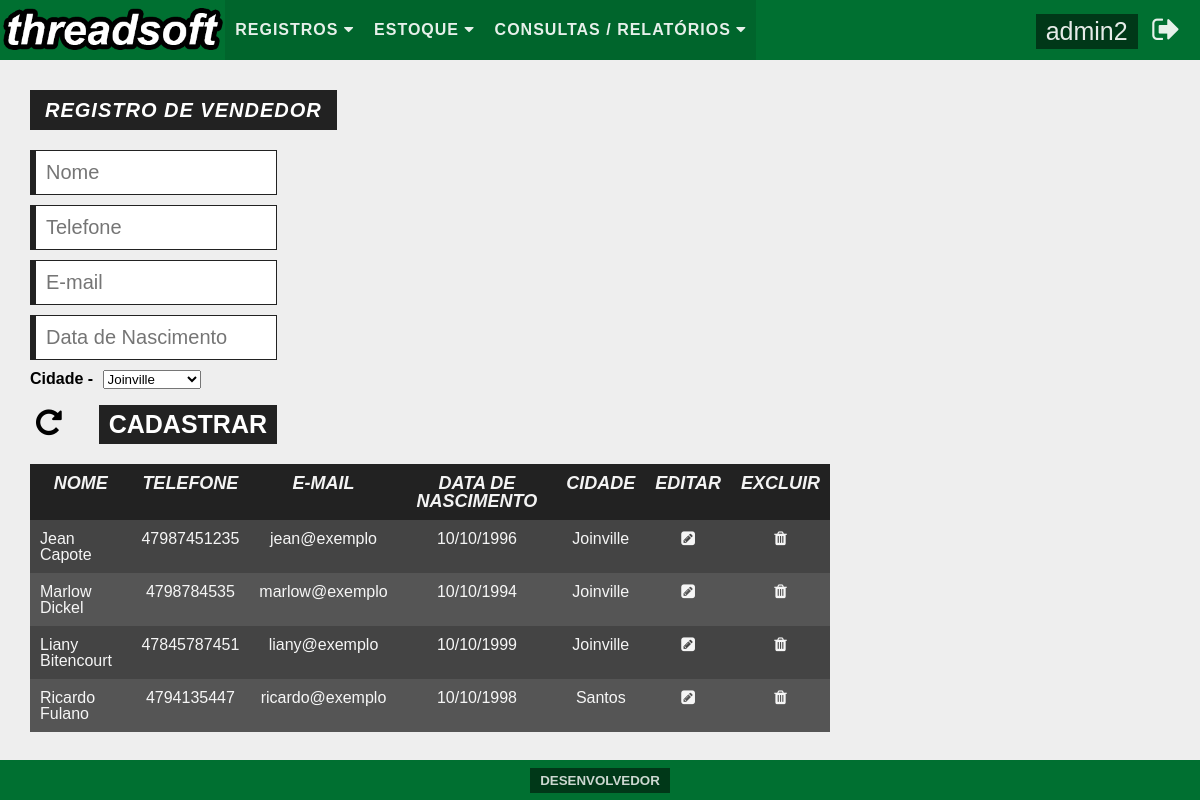
The app's page /pages/main.php?folder=system/seller/&file=fmadd_seller&ext=php (signed in) with its own data.
### tables this page shows
CREATE TABLE `users` (
  `id` tinyint(2) UNSIGNED ZEROFILL NOT NULL COMMENT 'Este campo serve como identificador único para usuário.',
  `username` varchar(20) NOT NULL COMMENT 'Este campo é destinado a armazenar o nome de usuário.',
  `password` char(32) NOT NULL COMMENT 'Este campo é a armazenar a senha para o usuário.',
  `email` varchar(100) NOT NULL COMMENT 'Este campo é destinado a armazanar o e-mail do usuário.'
);

CREATE TABLE `sellers` (
  `id` int(3) UNSIGNED ZEROFILL NOT NULL COMMENT 'Identificador único de vendedor.',
  `cities_id` tinyint(3) UNSIGNED ZEROFILL NOT NULL COMMENT 'Identificador de cidade onde o vendedor atua.',
  `name` varchar(45) NOT NULL COMMENT 'Nome do vendedor.',
  `email` varchar(100) NOT NULL COMMENT 'E-mail de vendedor.',
  `phone` bigint(20) NOT NULL COMMENT 'Telefone de vendedor.',
  `birth_date` date NOT NULL COMMENT 'Data de nascimento do vendedor.'
);

CREATE TABLE `cities` (
  `id` tinyint(3) UNSIGNED ZEROFILL NOT NULL COMMENT 'Identificador único de cidade.',
  `states_id` tinyint(2) UNSIGNED ZEROFILL NOT NULL COMMENT 'Identificador de estado onde a cidade se localiza.',
  `name` varchar(45) NOT NULL COMMENT 'Nome de cidade.'
);

### php/dboperations.php (called while the page is built, shortened)
<?php
  function converterData( $data ){
    if ( ! strstr( $data, '/' ) )
    {
            sscanf( $data, '%d-%d-%d', $y, $m, $d );
            return sprintf( '%d/%d/%d', $d, $m, $y );
    }
    else
    {
            sscanf( $data, '%d/%d/%d', $d, $m, $y );
            return sprintf( '%d-%d-%d', $y, $m, $d );
    }
    return false;
  }
?>

### pages/system/seller/fmadd_seller.php (the view)
<div id="contentSingleAdd">
  <h1>Registro de Vendedor</h1><br>
  <div>
    <form action="?folder=system/seller/&file=add_seller&ext=php" method="post">
      <input type="text" name="txtname" maxlength="45" placeholder="Nome"><br>
      <input type="text" name="txtphone" maxlength="20" placeholder="Telefone"><br>
      <input type="text" name="txtemail" maxlength="60" placeholder="E-mail"><br>
      <input type="text" name="txtbirthdate" maxlength="10" placeholder="Data de Nascimento"><br>
      <?php
        $sql_sel_cities = "SELECT name,id FROM cities";
        $sql_sel_cities_preparado = $conexaobd -> prepare($sql_sel_cities);
        $sql_sel_cities_preparado -> execute();
      ?>
      <span class="seltitle">Cidade - </span><select class="frmselect" name="selcity">
        <?php
          if($sql_sel_cities_preparado->rowCount()>0){
            while($sql_sel_cities_dados = $sql_sel_cities_preparado->fetch()){
        ?>
        <option value="<?php echo $sql_sel_cities_dados['id'] ?>"><?php echo $sql_sel_cities_dados['name'] ?></option>
        <?php
            }
          }else{
        ?>
        <tr>
          <option>Não há cidades registradas</option>
        </tr>
        <?php
          }
        ?>
      </select><br><br>
      <button type="reset" name="btnclean"><i class="fa fa-repeat" aria-hidden="true"></i></button>
      <button type="submit" name="btnsend">Cadastrar</button>
    </form>
  </div>
  <div>
    <table>
      <?php
        $sql_sel_sellers = "SELECT
                              sellers.id,
                              sellers.name AS sellers_name,
                              sellers.phone,
                              sellers.email,
                              sellers.birth_date,
                              cities.name AS cities_name
                            FROM sellers INNER JOIN cities ON cities.id = sellers.cities_id";
        $sql_sel_sellers_preparado = $conexaobd->prepare($sql_sel_sellers);
        $sql_sel_sellers_preparado->execute();
      ?>
      <thead>
        <tr>
          <th>Nome</th>
          <th>Telefone</th>
          <th>E-mail</th>
          <th>Data de Nascimento</th>
          <th>Cidade</th>
          <th>Editar</th>
          <th>Excluir</th>
        </tr>
      </thead>
      <tbody>
        <?php
          if($sql_sel_sellers_preparado->rowCount()>0){
            while($sql_sel_sellers_dados = $sql_sel_sellers_preparado->fetch()){
        ?>
        <tr>
          <td><?php echo $sql_sel_sellers_dados['sellers_name']; ?></td>
          <td><?php echo $sql_sel_sellers_dados['phone']; ?></td>
          <td><?php echo $sql_sel_sellers_dados['email']; ?></td>
          <?php $sql_sel_sellers_dados['birth_date'] = converterData($sql_sel_sellers_dados['birth_date']) ?>
          <td><?php echo $sql_sel_sellers_dados['birth_date']; ?></td>
          <td><?php echo $sql_sel_sellers_dados['cities_name']; ?></td>
          <td><a href="?folder=system/seller/&file=fmalt_seller&ext=php&id=<?php echo $sql_sel_sellers_dados['id'] ?>"><i class="fa fa-pencil-square" aria-hidden="true"></i></a></td>
          <td><a href="?folder=system/seller/&file=del_seller&ext=php&id=<?php echo $sql_sel_sellers_dados['id'] ?>"><i class="fa fa-trash" aria-hidden="true"></i></a></td>
        </tr>
        <?php
            }
          }else{
        ?>
        <tr>
          <td align="center" colspan="7">Não há registros. </td>
        </tr>
        <?php
          }
        ?>
      </tbody>
    </table>
  </div>
</div>

### pages/main.php (shortened to what this page needs)
<!DOCTYPE html>
<?php
  include "../security/database/dbconnect.php";
  include "../php/dboperations.php";
?>
<html>
  <head>
    <link rel="stylesheet" href="../css/reset.css">
    <link rel="stylesheet" href="../css/style.css">
    <link rel="stylesheet" href="../css/font-awesome-4.6.3/css/font-awesome.min.css">
  </head>
  <body>
    <header>
      <nav id="headerMenu">
        <a href="?folder=/&file=initial&ext=php"><img src="../img/logo.png" id="menuLogo"/></a>
        <ul id="menuList">
          <li class="dropdown">
               <a href="#" class="dropbtn">Registros <i class="fa fa-caret-down" aria-hidden="true"></i></a>
             </li><li class="dropdown">
            <a href="#" class="dropbtn">Estoque <i class="fa fa-caret-down" aria-hidden="true"></i></a>
          </li><li class="dropdown">
            <a href="#" class="dropbtn">Consultas / Relatórios <i class="fa fa-caret-down" aria-hidden="true"></i></a>
          </li>
        </ul>
        <div id="menuUser">
          <?php
            $sql_sel_users = "SELECT username, id FROM users WHERE id = ".$_SESSION['idUsuario'];
            $sql_sel_users_preparado = $conexaobd -> prepare($sql_sel_users);
            $sql_sel_users_preparado -> execute();
            $sql_sel_users_dados = $sql_sel_users_preparado -> fetch();
          ?>
          <a href="?folder=system/user/&file=fmalt_user&ext=php&id=<?php echo $sql_sel_users_dados['id'] ?>"><?php echo $sql_sel_users_dados['username'] ?></a>
          <a href="../security/authentication/logout_authentication.php"><i class="fa fa-sign-out" aria-hidden="true"></i></a>
        </div>
      </nav>
    </header>
    <?php
      if(isset($_GET['folder'])&&isset($_GET['file'])&&isset($_GET['ext'])){
        if(!include $_GET['folder'].$_GET['file'].".".$_GET['ext']){
          echo "<h1>Página não encontrada!</h1>";
        }
      }else{
        include "initial.php";
      }
    ?>
    <footer>
      <button onclick="openModal()" id="openModal">Desenvolvedor</button>
    </footer>
  </body>
</html>

### css/style.css (style rules this page uses)
body { background: #eee; }
#headerMenu { background: #007031; height: 60px; -webkit-user-select: none; width: 100%; margin-bottom: 20px; }
#menuLogo { display: inline-block; float: left; height: 80%; margin-top: 5px; }
#menuList { display: inline-block; float: left; }
#menuList > li { background: rgba(0,0,0, 0.1); color: rgba(255,255,255,0.7); display: inline-block; font-family: Arial, sans-serif; font-weight: bold; line-height: 60px; padding-left: 10px; padding-right: 10px; text-transform: uppercase; }
li a, .dropbtn { color: rgba(255,255,255,0.9); letter-spacing: 1px; text-decoration: none; }
li.dropdown { display: inline-block; }
#menuUser { float: right; font-family: Arial, sans-serif; margin-right: 20px; }
#menuUser > a { color: rgba(255,255,255,0.9); font-size: 25px; text-decoration: none; }
#menuUser > a:first-of-type { background: rgba(0,0,0,0.5); display: inline-block; padding: 5px 10px 5px 10px; }
#menuUser > a:last-of-type { font-size: 30px; line-height: 60px; margin-left: 10px; }
footer { background: #007031; bottom: 0; font-size: 14px; height: 40px; font-family: Arial, sans-serif; text-align: center; position: fixed; width: 100%; }
footer > button { border: none; text-transform: uppercase; cursor: pointer; outline: none; background: rgba(0,0,0,0.5); color: rgba(255,255,255,0.8); display: inline-block; font-weight: bold; margin-top: 8px; padding: 5px 10px 5px 10px; text-decoration: none; -webkit-user-select: none; }
#contentSingleAdd { margin-left: 30px; }
#contentSingleAdd > h1 { font-family: Arial, sans-serif; font-size: 20px; letter-spacing: 1px; font-style: italic; font-weight: bold; padding: 10px 15px 10px 15px; background: #222; color: #fff; text-transform: uppercase; display: inline-block; margin-top: 10px; }
#contentSingleAdd > div:first-of-type { float: left; margin-top: 20px; width: 247px; background: rgba(0,0,0,0.0); margin-right: 200px; height: auto !important; }
#contentSingleAdd > div:first-of-type > form > input { width: 220px; border: none; border-left: 6px solid #222; border-top: 1px solid #222; border-right: 1px solid #222; border-bottom: 1px solid #222; margin-bottom: 10px; outline: none; padding: 10px; font-size: 20px; }
#contentSingleAdd > div:first-of-type > form > button:first-of-type { background: none; border: none; outline: none; font-size: 30px; cursor: pointer; }
#contentSingleAdd > div:first-of-type > form > button:last-of-type { border: none; background: #222; outline: none; font-size: 25px; color: #fff; text-transform: uppercase; padding: 5px 10px 5px 10px; float: right; font-weight: bold; cursor: pointer; }
#contentSingleAdd > div:last-of-type { float: left; overflow-y: auto; margin-top: 20px; }
#contentSingleAdd > div:last-of-type > table { background: #222; color: rgba(255,255,255,0.95); font-family: Arial, sans-serif; max-width: 800px; }
#contentSingleAdd > div:last-of-type td { font-size: 16px; padding: 10px; }
#contentSingleAdd > div:last-of-type tbody td:first-of-type { text-align: left; }
#contentSingleAdd > div:last-of-type tbody td { text-align: center; max-width: 150px; }
#contentSingleAdd > div:last-of-type tbody td a { text-decoration: none; color: rgba(255,255,255,0.95); }
#contentSingleAdd > div:last-of-type tbody tr:nth-child(odd) { background: #444; }
#contentSingleAdd > div:last-of-type tbody tr:nth-child(even) { background: #555; }
#contentSingleAdd > div:last-of-type th { padding: 10px; font-weight: bold; font-style: italic; font-size: 18px; text-transform: uppercase; }
.seltitle { font-family: Arial; font-size: 16px; font-weight: bold; margin-right: 5px; }
.frmselect { max-width: 140px; }

### records on screen
users: username "admin2"
sellers: name "Jean Capote", phone "47987451235", email "jean@exemplo", birth_date "10/10/1996", cities.name "Joinville"
sellers: name "Marlow Dickel", phone "4798784535", email "marlow@exemplo", birth_date "10/10/1994", cities.name "Joinville"
sellers: name "Liany Bitencourt", phone "47845787451", email "liany@exemplo", birth_date "10/10/1999", cities.name "Joinville"
sellers: name "Ricardo Fulano", phone "4794135447", email "ricardo@exemplo", birth_date "10/10/1998", cities.name "Santos"

### other values on screen
form field selcity "Joinville"
